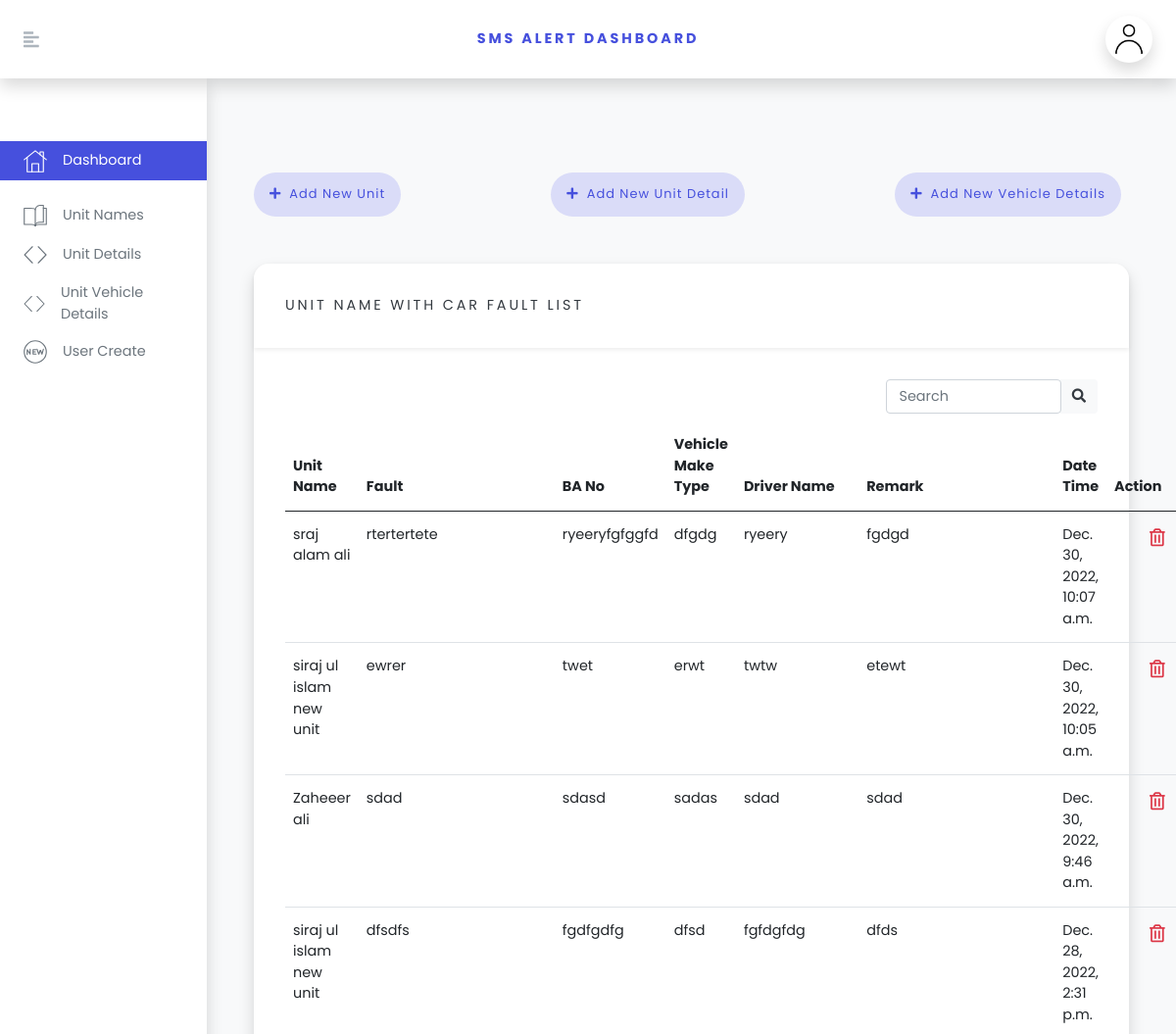
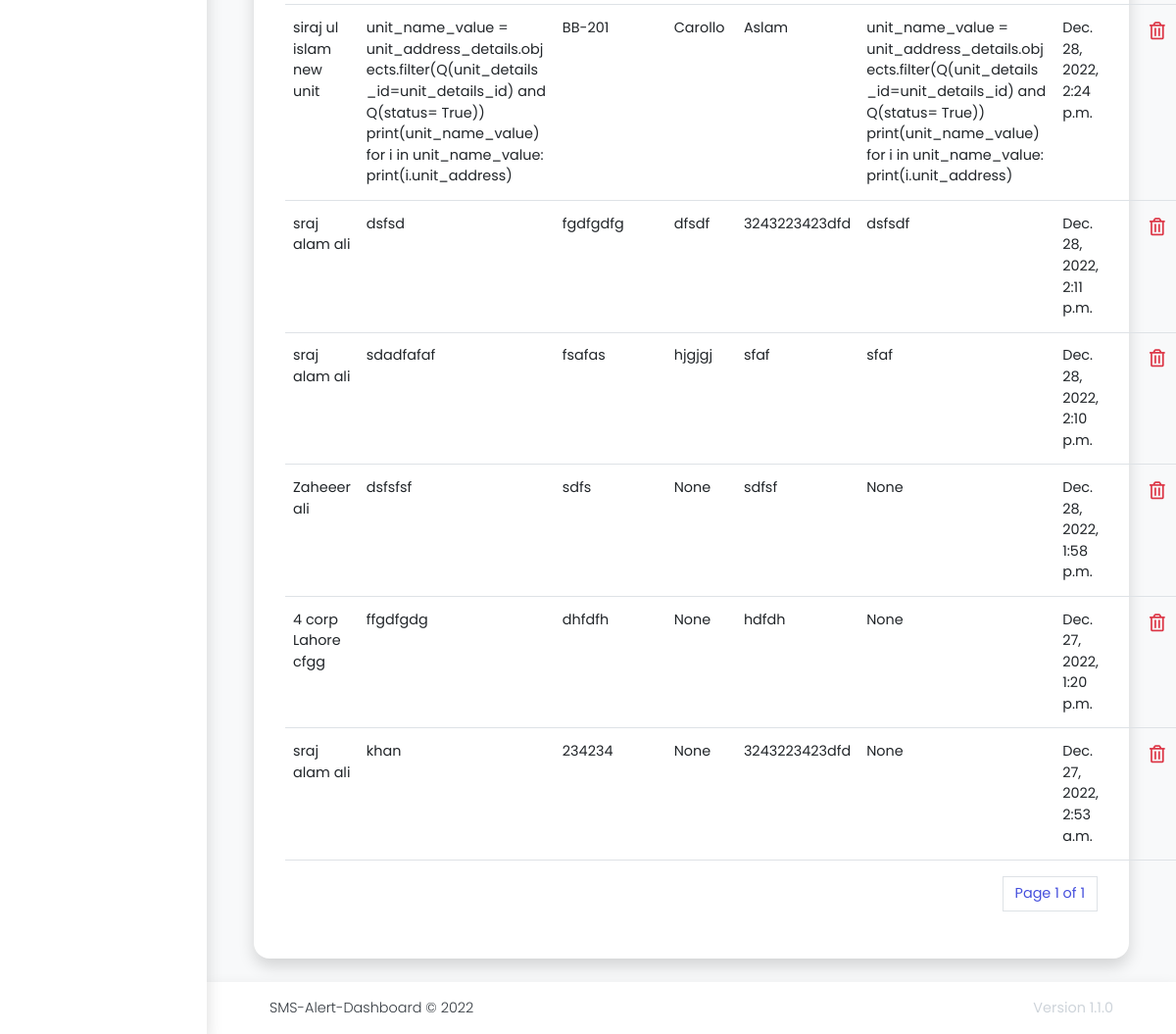
/dashboard/main/ (signed in), run on the app's committed database (2 pictures, top to bottom).
### main_comment_dashboard/models.py (models this page shows)
class unit_comment_details(models.Model):
    id = models.AutoField(primary_key=True)
    user_id = models.IntegerField(default=True, null=True, blank=False, )
    unit_address_details_id = models.ForeignKey(unit_details, on_delete=models.CASCADE)
    problem = models.CharField(max_length=225,  null=True, blank=True, )
    remarks = models.CharField(max_length=225, null=True, blank=True, )
    car_type = models.CharField(max_length=225, null=True, blank=True, )
    vehicle_no = models.CharField(max_length=225,  null=False, blank=True, )
    driver_name = models.CharField(max_length=225,  null=False, blank=True, )
    created_at = models.DateTimeField(auto_now_add=True, blank=True)
    updated_at = models.DateTimeField(auto_now_add=True, blank=True)
    class Meta:
        db_table = 'unit_comment_details'

class unit_details(models.Model):
    id = models.AutoField(primary_key=True)
    user_id = models.IntegerField(default=True, null=True, blank=False, )
    unit_name = models.CharField(max_length=30, null=False, blank=True, )
    created_at = models.DateTimeField(auto_now_add=True, blank=True)
    updated_at = models.DateTimeField(auto_now_add=True, blank=True)
    def __str__(self):
        return self.unit_name
    class Meta:
        db_table = 'unit_details'

### user_auth/views.py (the view)
    def func_wrapper(request, *args, **kwargs):
        try:
            if request.user.is_authenticated:
                return view_func(request, *args, **kwargs)
            return redirect('signin')
        except Exception as e:
            print("Exception\t:\t", e)
            return redirect('signin')

### user_auth/views.py (called while the page is built)
def login_required(view_func):
    def func_wrapper(request, *args, **kwargs):
        try:
            if request.user.is_authenticated:
                return view_func(request, *args, **kwargs)
            return redirect('signin')
        except Exception as e:
            print("Exception\t:\t", e)
            return redirect('signin')
    return func_wrapper

### templates/dashboard/unit_address_comments.html (shortened to what this page needs)
{% extends "dashboard/base.html" %}
{% block table %}
<div class="card mb-4">
    <div class="card-header">
        <div class="card-heading">Unit Name with Car Fault List</div>
    </div>
    <div class="card-body text-muted">
     <div class="input-group rounded" style="width: 26%;float: right;margin-bottom: 1%;">
    {% if query %}
  <input type="search" class="form-control rounded" id="search_name_address_comment" placeholder="Search" aria-label="Search" value="{{ query }}"  aria-describedby="search-addon" />
    {% else %}
          <input type="search" class="form-control rounded" id="search_name_address_comment" placeholder="Search" aria-label="Search"  aria-describedby="search-addon" />
    {% endif %}
  <span class="input-group-text border-0" id="search-addon">
    <i class="fas fa-search"></i>
  </span>
</div>
        <table class="table" id="datatable1">
            <thead>
            <tr>
                <th>Unit Name</th>
                <th>Fault</th>
                <th>BA No</th>
                <th>Vehicle Make Type</th>
                <th>Driver Name</th>
                <th>Remark</th>
                <th>Date Time</th>
                <th>Action</th>
            </tr>
            </thead>
            <tbody>
            {% if units_details_comment %}
            {% for unit_detail_address in units_details_comment %}
            <tr id="row-{{unit_detail_address.id}}">
                <td id="unit_name-{{unit_detail_address.id}}">{{unit_detail_address.unit_address_details_id}}</td>
                <td style="max-width: 200px;" id="unit_problem-{{unit_detail_address.id}}">{{unit_detail_address.problem}}</td>
                <td id="vehicle_no-{{unit_detail_address.id}}">{{unit_detail_address.vehicle_no}}</td>
                <td id="make_type-{{unit_detail_address.id}}">{{unit_detail_address.car_type}}</td>
                <td id="driver_name-{{unit_detail_address.id}}">{{unit_detail_address.driver_name}}</td>
                 <td style="max-width: 200px;"  id="remark-{{unit_detail_address.id}}">{{unit_detail_address.remarks}}</td>
                <td>{{unit_detail_address.created_at}}</td>
                <td>
                    <ul class="action-list d-flex ">
                        <li><a class="link text-lg  text-danger p-1" data="{{unit_detail_address.id}}"
                               data-target="#deleteModalCenterUnitDetailsAddressComment" data-toggle="modal" href="javascript:void(0);"
                               onclick="deleteFunUnitDetailsAddressComment({{unit_detail_address.id}})"
                               title="Delete Unit Address"><i
                                class="far fa-trash-alt"></i></a></li>
                        <li></li>
                    </ul>
                </td>
            </tr>
            {% endfor %}
            {% endif %}
            </tbody>
        </table>
                            {% include "dashboard/pagination.html" with page=units_details_comment%}
    </div>
</div>
{% endblock %}
{% block java-script %}
{% load static %}
{% endblock %}

### static/dashboard/css/custom-dashboard.css (style rules this page uses)
ul.action-list.d-flex { list-style: none; }

### data on the page
unit_comment_details: unit_address_details_id "sraj alam ali", problem "rtertertete", vehicle_no "ryeeryfgfggfd", car_type "dfgdg", driver_name "ryeery", remarks "fgdgd", created_at "Dec. 30, 2022, 10:07 a.m."
unit_comment_details: unit_address_details_id "siraj ul islam new unit", problem "ewrer", vehicle_no "twet", car_type "erwt", driver_name "twtw", remarks "etewt", created_at "Dec. 30, 2022, 10:05 a.m."
unit_comment_details: unit_address_details_id "Zaheeer ali", problem "sdad", vehicle_no "sdasd", car_type "sadas", driver_name "sdad", remarks "sdad", created_at "Dec. 30, 2022, 9:46 a.m."
unit_comment_details: unit_address_details_id "siraj ul islam new unit", problem "dfsdfs", vehicle_no "fgdfgdfg", car_type "dfsd", driver_name "fgfdgfdg", remarks "dfds", created_at "Dec. 28, 2022, 2:31 p.m."
unit_comment_details: unit_address_details_id "siraj ul islam new unit", problem "unit_name_value = unit_address_details.objects.filter(Q(unit_details_id=unit_details_id) and Q(status= True)) print(unit_name_value) for i in unit_name_value: print(i.unit_address)", vehicle_no "BB-201", car_type "Carollo", driver_name "Aslam", remarks "unit_name_value = unit_address_details.objects.filter(Q(unit_details_id=unit_details_id) and Q(status= True)) print(unit_name_value) for i in unit_name_value: print(i.unit_address)", created_at "Dec. 28, 2022, 2:24 p.m."
unit_comment_details: unit_address_details_id "sraj alam ali", problem "dsfsd", vehicle_no "fgdfgdfg", car_type "dfsdf", driver_name "3243223423dfd", remarks "dsfsdf", created_at "Dec. 28, 2022, 2:11 p.m."
unit_comment_details: unit_address_details_id "sraj alam ali", problem "sdadfafaf", vehicle_no "fsafas", car_type "hjgjgj", driver_name "sfaf", remarks "sfaf", created_at "Dec. 28, 2022, 2:10 p.m."
unit_comment_details: unit_address_details_id "Zaheeer ali", problem "dsfsfsf", vehicle_no "sdfs", car_type "None", driver_name "sdfsf", remarks "None", created_at "Dec. 28, 2022, 1:58 p.m."
unit_comment_details: unit_address_details_id "4 corp Lahore cfgg", problem "ffgdfgdg", vehicle_no "dhfdfh", car_type "None", driver_name "hdfdh", remarks "None", created_at "Dec. 27, 2022, 1:20 p.m."
unit_comment_details: unit_address_details_id "sraj alam ali", problem "khan", vehicle_no "234234", car_type "None", driver_name "3243223423dfd", remarks "None", created_at "Dec. 27, 2022, 2:53 a.m."

### other printed values
{{ page.number }} "1"
{{ page.paginator.num_pages }} "1"
